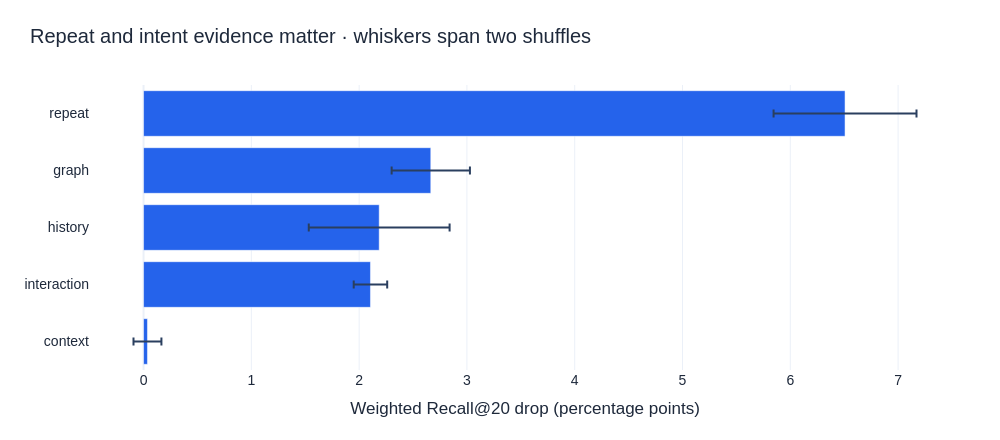

Notebook code for this chart:
### Markdown cell above
Whole-query block permutation complements feature-level SHAP. Each family is shuffled twice
across **1,000 selection sessions**, preserving relationships within the family. Candidate/feature
dependencies can still be broken, so the measured recall drop is a diagnostic. Two shuffles are
not a confidence interval. Context-only columns are constant within a query and can have little
direct ranking effect while interacting with item features.

### Code cell
permutations = pd.DataFrame([{'family': family, 'mean': row['mean_weighted_recall_drop'],
    'minimum': min(row['repeat_drops']), 'maximum': max(row['repeat_drops'])}
    for family,row in interpretation['group_permutation'].items()]).sort_values('mean')
fig = go.Figure(go.Bar(x=permutations['mean']*100, y=permutations['family'], orientation='h',
    marker_color=COLORS['core'], error_x=dict(type='data', symmetric=False,
        array=(permutations['maximum']-permutations['mean'])*100,
        arrayminus=(permutations['mean']-permutations['minimum'])*100)))
fig.update_xaxes(title='Weighted Recall@20 drop (percentage points)')
show(fig, 'Repeat and intent evidence matter · whiskers span two shuffles', 440)
print(f"Diagnostic sample: {interpretation['selection_sessions']:,} sessions, "
      f"{interpretation['candidate_rows']:,} candidate rows; weighted recall {interpretation['sample_score']['weighted_recall_at_20']:.5f}.")

### Figure 1 — Plotly figure (JSON) as saved in the notebook; plotly's stock layout.template omitted (floating-point values rounded to 4 significant figures)
{"data": [{"error_x": {"array": [0.1295, 0.1553, 0.6532, 0.3631, 0.663], "arrayminus": [0.1295, 0.1553, 0.6532, 0.3631, 0.663], "symmetric": false, "type": "data"}, "marker": {"color": "#2563EB"}, "orientation": "h", "x": [0.03622, 2.105, 2.186, 2.665, 6.508], "y": ["context", "interaction", "history", "graph", "repeat"], "type": "bar"}], "layout": {"xaxis": {"title": {"text": "Weighted Recall@20 drop (percentage points)"}}, "title": {"text": "Repeat and intent evidence matter · whiskers span two shuffles", "x": 0.03}, "font": {"family": "Arial", "size": 14, "color": "#1E293B"}, "margin": {"l": 90, "r": 40, "t": 85, "b": 70}, "legend": {"orientation": "h", "y": 1.12, "x": 0}, "hoverlabel": {"font": {"size": 14}}, "width": 1000, "height": 440, "paper_bgcolor": "white", "plot_bgcolor": "white"}}
